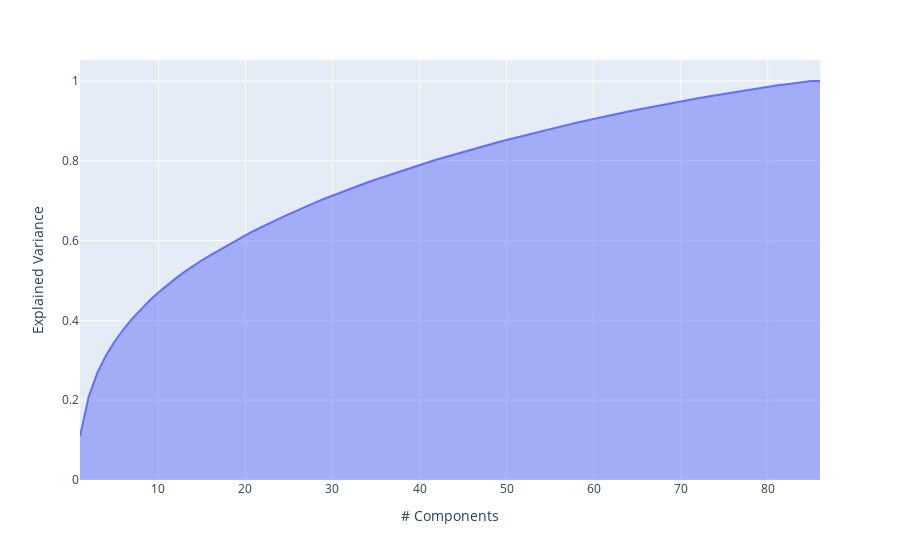

The code cell stored with this chart in its notebook:
### Code cell
# Plot explained variance
import plotly.express as px
import numpy as np
import pandas as pd
from sklearn.decomposition import PCA

df = values_df

pca = PCA()
features = ["RAD50", "RFC3", "DLG5", "CDK7", "TP53"]
pca.fit(df)
exp_var_cumul = np.cumsum(pca.explained_variance_ratio_)

px.area(
    x=range(1, exp_var_cumul.shape[0] + 1),
    y=exp_var_cumul,
    labels={"x": "# Components", "y": "Explained Variance"}
)

### Figure 1 — Plotly figure (JSON) as saved in the notebook; plotly's stock layout.template omitted (floating-point values rounded to 4 significant figures)
{"data": [{"hovertemplate": "# Components=%{x}<br>Explained Variance=%{y}<extra></extra>", "legendgroup": "", "line": {"color": "#636efa"}, "marker": {"symbol": "circle"}, "mode": "lines", "name": "", "orientation": "v", "showlegend": false, "stackgroup": "1", "type": "scatter", "x": [1, 2, 3, 4, 5, 6, 7, 8, 9, 10, 11, 12, 13, 14, 15, 16, 17, 18, 19, 20, 21, 22, 23, 24, 25, 26, 27, 28, 29, 30, 31, 32, 33, 34, 35, 36, 37, 38, 39, 40, 41, 42, 43, 44, 45, 46, 47, 48, 49, 50, 51, 52, 53, 54, 55, 56, 57, 58, 59, 60, 61, 62, 63, 64, 65, 66, 67, 68, 69, 70, 71, 72, 73, 74, 75, 76, 77, 78, 79, 80, 81, 82, 83, 84, 85, 86], "xaxis": "x", "y": [0.11, 0.2083, 0.2691, 0.3124, 0.3477, 0.3778, 0.4043, 0.4278, 0.4498, 0.4698, 0.4884, 0.5053, 0.5215, 0.5364, 0.5506, 0.5638, 0.5766, 0.5892, 0.6014, 0.6134, 0.6247, 0.6359, 0.6462, 0.6564, 0.6665, 0.6765, 0.6859, 0.6952, 0.7041, 0.7127, 0.7212, 0.7293, 0.7374, 0.7455, 0.7532, 0.7607, 0.7681, 0.7755, 0.7826, 0.7896, 0.7965, 0.8033, 0.8097, 0.8161, 0.8224, 0.8285, 0.8346, 0.8405, 0.8464, 0.8522, 0.8578, 0.8634, 0.8689, 0.8743, 0.8797, 0.8849, 0.8901, 0.8951, 0.9001, 0.9049, 0.9096, 0.9143, 0.9189, 0.9235, 0.9279, 0.9323, 0.9365, 0.9407, 0.9448, 0.9489, 0.9529, 0.9568, 0.9606, 0.9643, 0.968, 0.9716, 0.9751, 0.9785, 0.9819, 0.9852, 0.9884, 0.9915, 0.9945, 0.9973, 1.0, 1.0], "yaxis": "y"}], "layout": {"legend": {"tracegroupgap": 0}, "margin": {"t": 60}, "xaxis": {"anchor": "y", "domain": [0, 1], "title": {"text": "# Components"}}, "yaxis": {"anchor": "x", "domain": [0, 1], "title": {"text": "Explained Variance"}}}}
